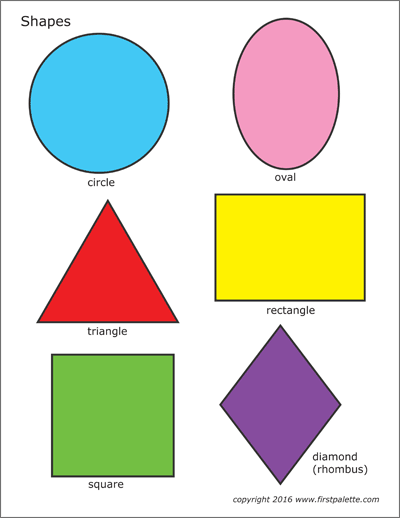
#> input picture shapes.png, 400 x 518 px
$ python ShapeDetection.py
#> lines starting #> are read from the running program, lines starting #| are printed output that depends on the picture; after the words box and inside, x2 and y2 are one past the last pixel; in counts of white or black regions, pixels touching at a corner belong together
import cv2
import numpy as np


def getCountours(img):
    countours, hierachy = cv2.findContours(img, cv2.RETR_EXTERNAL, cv2.CHAIN_APPROX_NONE)
    # print(counters)
    for cnt in countours:
        area = cv2.contourArea(cnt)
        # print(area)
        cv2.drawContours(imgContours, cnt, -1, (255, 0, 0), 3)
        # now we have to check for shape
        peri = cv2.arcLength(cnt,True)  #perimeter of close shapes
        # print(peri)
        approx = cv2.approxPolyDP(cnt,0.02*peri,True)
        print(len(approx))

        x,y,w,h = cv2.boundingRect(approx)
        if len(approx) == 3:
            aspectRatio = w / float(h)
            print(aspectRatio)
            shapeType = "Triangle"
        elif len(approx) == 4:
            aspectRatio = w/float(h)
            print(aspectRatio)
            shapeType = "Rectangle"
        else:
            aspectRatio = w / float(h)
            print(aspectRatio)
            shapeType = "Circle"
        print(shapeType)

img = cv2.imread("shapes.png")
#> img is the input picture: shape (518, 400, 3); mean B, G, R 198.1, 215.4, 217.4
# img = cv2.imread("shape2.jpg")
# img = cv2.imread("shape3.png")

imgContours = img[:]
# firstly we have to detect edges
# FOR DETECTIONG EDGES IMG HAS TO BE IN GRAYSCALE
imgGray = cv2.cvtColor(img, cv2.COLOR_BGR2GRAY)
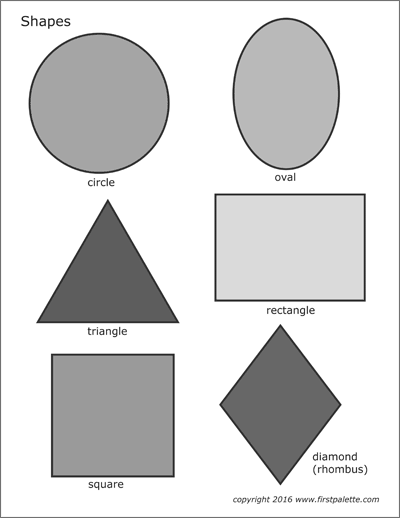
#> imgGray: shape (518, 400); min 23, max 255, mean 214
imgBlur = cv2.GaussianBlur(imgGray, (7, 7), 1)  # ksize must be given as odd
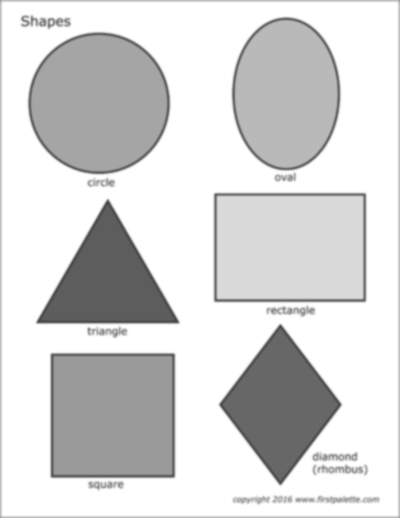
#> imgBlur: shape (518, 400); min 68, max 255, mean 214.3
imgCanny = cv2.Canny(imgBlur, 220, 470)
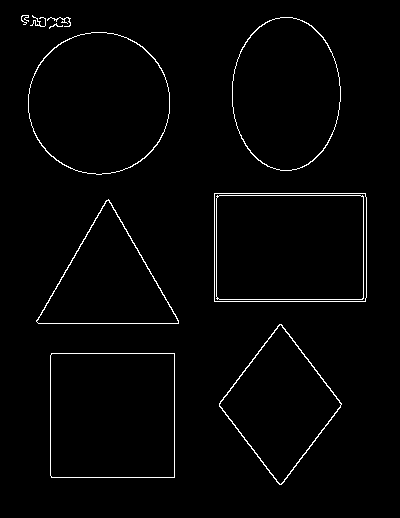
#> imgCanny: shape (518, 400); 1.8% white in thin lines or dots, all inside (x1, y1, x2, y2) = (21, 15, 367, 485)
# Contour represents the shape
getCountours(imgCanny)
#> in getCountours, `countours, hierachy = cv2.findContours(img, cv2.RETR_EXTERNAL, cv2.CHA..`: countours = 10 contours, 4 with area under 20; largest, box (x1, y1, x2, y2) and area: (214, 193, 367, 302) 16409, (28, 32, 170, 175) 15800, (50, 353, 175, 478) 15373, (232, 17, 341, 171) 13051, (219, 324, 342, 485) 10088, (36, 199, 179, 324) 9086
#> the loop in getCountours, `for cnt in countours:` made 10 passes
#> (area, peri, approx, x, y, w, h, aspectRatio) on passes 1 to 4: (15373, 494.8, [[51, 353], [51, 477], [174, 477], [174, 353]], 51, 353, 124, 125, 0.992), (10088, 423.4, [[279, 324], [219, 406], [281, 484], [341, 403]], 219, 324, 123, 161, 0.764), (9085.5, 448.2, [[108, 199], [38, 323], [178, 323]], 38, 199, 141, 125, 1.13), (16409, 518.8, [[214, 193], [214, 301], [365, 301], [365, 193]], 214, 193, 152, 109, 1.39)
#> (area, peri, x, y, w, h, aspectRatio, shapeType) on passes 5, 7: (15800, 469.9, 28, 32, 142, 143, 0.993, 'Circle'), (13051, 436.5, 232, 17, 109, 154, 0.708, 'Circle')
#> (printed output is left out)
#> after the loop in getCountours, `for cnt in countours:`:
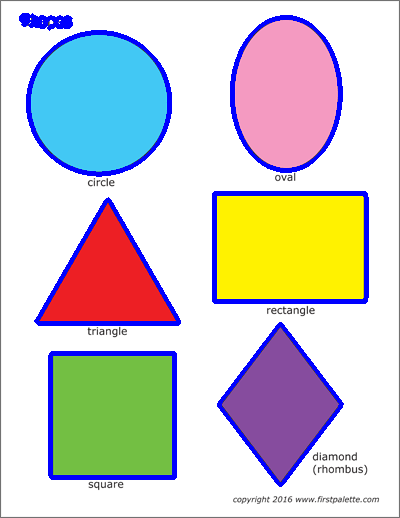
#> imgContours: shape (518, 400, 3); 6.33% of pixels changed, all inside (x1, y1, x2, y2) = (19, 13, 369, 487)

cv2.imshow("Shape", img)
cv2.imshow("Shape in GrayScale", imgGray)
cv2.imshow("Shape in Blur", imgBlur)
cv2.imshow("Shape in Canny(Edges)", imgCanny)
cv2.imshow("Contour)", imgContours)

cv2.waitKey(0)
cv2.destroyAllWindows()

$ run again, with shape2.jpg saved as shapes.png
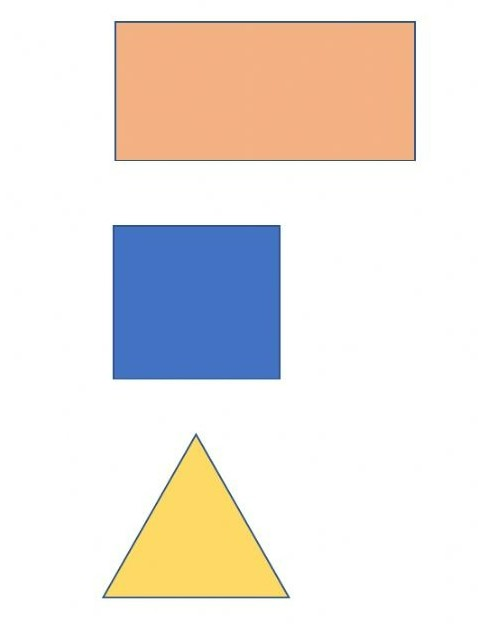
#> input picture shape2.jpg, 479 x 627 px
#> img is the input picture: shape (627, 479, 3); mean B, G, R 223.9, 228.7, 235.2
#> `imgCanny = cv2.Canny(imgBlur, 220, 470)`:
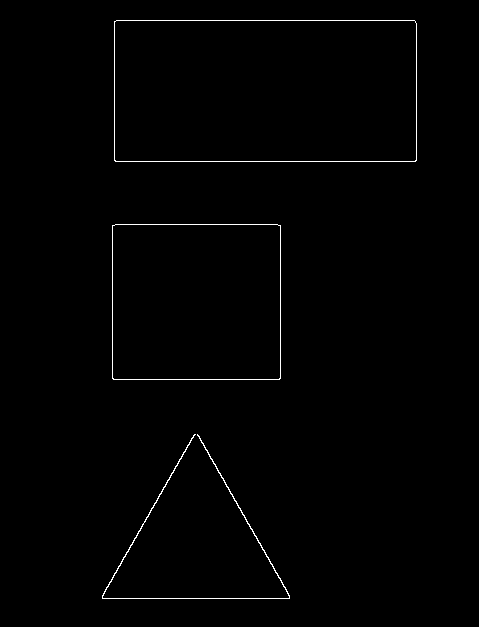
#> imgCanny: shape (627, 479); 0.74% white in thin lines or dots, all inside (x1, y1, x2, y2) = (102, 20, 417, 599)
#> countours = 3 contours; box (x1, y1, x2, y2) and area: (114, 20, 417, 162) 42576, (112, 224, 281, 380) 26034, (102, 434, 290, 599) 184
#> the loop in getCountours, `for cnt in countours:` made 3 passes
#> (area, peri, approx, x, y, w, h, aspectRatio) on passes 2 to 3: (26034, 643.7, [[112, 225], [113, 379], [280, 378], [280, 225]], 112, 225, 169, 155, 1.09), (42576.5, 883.1, [[114, 21], [115, 161], [416, 160], [414, 20]], 114, 20, 303, 142, 2.13)
#> (printed output is left out)
#> after the loop in getCountours, `for cnt in countours:`:
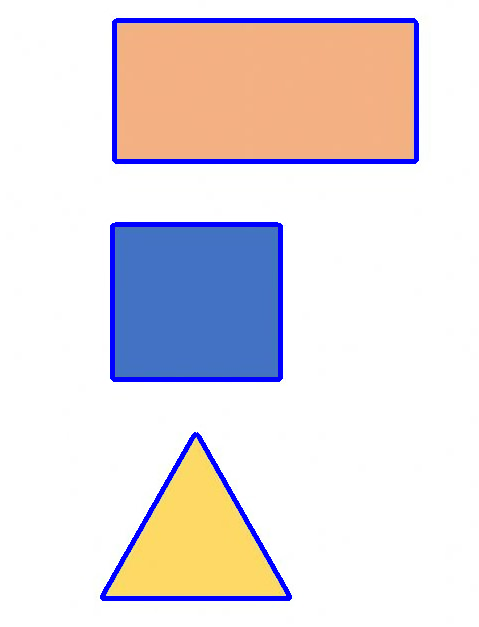
#> imgContours: shape (627, 479, 3); 3.45% of pixels changed, all inside (x1, y1, x2, y2) = (100, 18, 419, 601)
